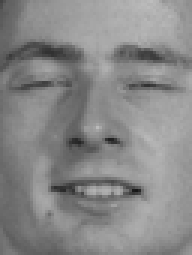
%> input picture hw3/HW3Images/male/04201d182_1.jp2, 64 x 85 px (shown 3 times larger)
$ octave hw3.m   (GNU Octave 9; MATLAB toolbox functions it lacks are replaced by stand-ins)
%> lines starting %> are read from the running program, lines starting %| are printed output that depends on the picture
### hw3/make_gabor.m
function [g1,g2,g3] = make_gabor(img,sigma_arr,theta_arr)
%MAKE_GABOR Creates a bank of 3 Gabor filters
%   Detailed explanation goes here
g1 = [1.333217626774525e-06, 0.006423328387286537, -0.03162732288945499, -0.03901155070683145, 0.0001001092995069366;
 6.105819694676262e-05, -0.03996212190050447, -0.3536963962869281, 0.1066950249630378, 0.000300123402551246;
 -0.0003854078461423601, -0.006242137385118357, 1, -0.006242137385118357, -0.0003854078461423601;
 0.000300123402551246, 0.1066950249630378, -0.3536963962869281, -0.03996212190050447, 6.105819694676262e-05;
 0.0001001092995069366, -0.03901155070683145, -0.03162732288945499, 0.006423328387286537, 1.333217626774525e-06];

g2 = [-0.008269976646932903, -0.01834115923484212, 0.01334183032729926, 0.0003510946109646082, 1.827855352649003e-07;
 0.005001953689906027, -0.08510009205393347, -0.3491049856716489, -0.02070634947064204, -2.39863584073444e-05;
 1.184775336444281e-05, 0.1452544441262339, 1, 0.1452544441262339, 1.184775336444281e-05;
 -2.39863584073444e-05, -0.02070634947064204, -0.3491049856716489, -0.08510009205393347, 0.005001953689906027;
 1.827855352649003e-07, 0.0003510946109646082, 0.01334183032729926, -0.01834115923484212, -0.008269976646932903];

g3 = [0.0005380405895680989, -0.001404833701963294, 0.0005828229256646568, -4.880412295379863e-05, 7.564661354185534e-07;
 -0.02823072351799745, 0.161939623105799, -0.1553763296913129, 0.0301769170525801, -0.001055910519066278;
 0.03531077185513139, -0.4501276428874629, 1, -0.4501276428874629, 0.03531077185513139;
 -0.001055910519066278, 0.0301769170525801, -0.1553763296913129, 0.161939623105799, -0.02823072351799745;
 7.564661354185534e-07, -4.880412295379863e-05, 0.0005828229256646568, -0.001404833701963294, 0.0005380405895680989];

% [39 lines of commented-out code are left out]

end

### hw3/make_gaussian.m
function [g_x,g_y] = make_gaussian(k,sigma)
%MAKE_GAUSSIAN Creates a 2D Gaussian filter
%   Detailed explanation goes here
%two 1D Gaussians
g_x=fspecial('gaussian',[1 k],sigma);
g_y=fspecial('gaussian',[k 1],sigma);

end

### hw3/hw3.m
%Set filter parameters
k = 5;
sigma_g = 3;
sigma = [1 1 1];
theta = [30 45 60];

%Create Filters
[g_x,g_y] = make_gaussian(k,sigma_g);
lap = fspecial('log');

img=im2double(imread('04201d182_1.jp2'));
%> img: size 85x64 double; min 0.0902, max 0.741, mean 0.534
%Go through training images and convolve with filters
img_X=imfilter(img,g_x);
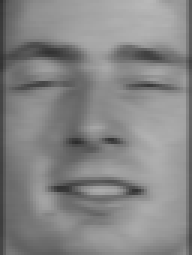
%> img_X: size 85x64 double (shown 3 times larger); min 0.179, max 0.722, mean 0.526
img_XY=imfilter(img_X,g_y);
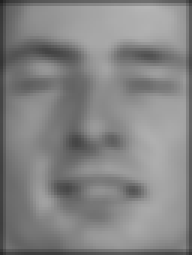
%> img_XY: size 85x64 double (shown 3 times larger); min 0.127, max 0.712, mean 0.519

%Apply Laplacian filter
lap_filtered = imfilter(img,lap);
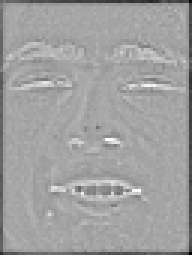
%> lap_filtered: size 85x64 double (shown 3 times larger); min -1.75, max 0.934, mean -0.0539; drawn with min black and max white

%Apply Gabor filter
[g1,g2,g3] = make_gabor(img,sigma,theta);
%> g1 = [1.33e-06 0.00642 -0.0316 -0.039 0.0001; 6.11e-05 -0.04 -0.354 0.107 0.0003; -0.000385 -0.00624 1 -0.00624 -0.000385; 0.0003 0.107 -0.354 -0.04 6.11e-05; 0.0001 -0.039 -0.0316 0.00642 1.33e-06]; g2 = [-0.00827 -0.0183 0.0133 0.000351 1.83e-07; 0.005 -0.0851 -0.349 -0.0207 -2.4e-05; 1.18e-05 0.145 1 0.145 1.18e-05; -2.4e-05 -0.0207 -0.349 -0.0851 0.005; 1.83e-07 0.000351 0.0133 -0.0183 -0.00827]; g3 = [0.000538 -0.0014 0.000583 -4.88e-05 7.56e-07; -0.0282 0.162 -0.155 0.0302 -0.00106; 0.0353 -0.45 1 -0.45 0.0353; -0.00106 0.0302 -0.155 0.162 -0.0282; 7.56e-07 -4.88e-05 0.000583 -0.0014 0.000538]
g1_filt = imfilter(img,g1);
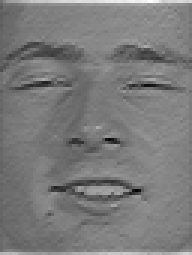
%> g1_filt: size 85x64 double (shown 3 times larger); min -0.146, max 0.482, mean 0.157; drawn with min black and max white
g2_filt = imfilter(img,g2);
g3_filt = imfilter(img,g3);
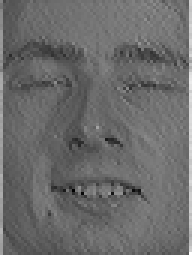
%> g3_filt: size 85x64 double (shown 3 times larger); min -0.0645, max 0.335, mean 0.102; drawn with min black and max white

%Plot example
subplot(2,3,1);
imshow(img)
subplot(2,3,2);
imshow(img_XY);
subplot(2,3,3);
imshow(lap_filtered);
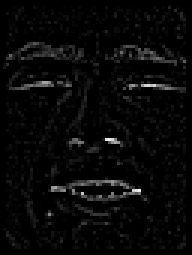
%> displayed picture: size 85x64, on the screen's scale of 0 to 255 (shown 3 times larger); min 0, max 238, mean 8.1
subplot(2,3,4);
imshow(g1_filt);
subplot(2,3,5);
imshow(g2_filt);
subplot(2,3,6);
imshow(g3_filt);
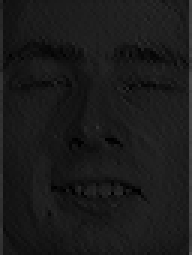
%> displayed picture: size 85x64, on the screen's scale of 0 to 255 (shown 3 times larger); min 0, max 85, mean 26.1

%Loop through male images
files = dir('HW3Images/male/*');
X_male = zeros(51,5*5440);
i=1;
for file = files'
    if(file.name=='.')
        continue
    end
    img = im2double(imread(file.name));
    f1 = reshape(imfilter(imfilter(img,g_x),g_y),1,[]);
    f2 = reshape(imfilter(img,lap),1,[]);
    [g1,g2,g3] = make_gabor(img,sigma,theta);
    f3 = reshape(imfilter(img,g1),1,[]);
    f4 = reshape(imfilter(img,g2),1,[]);
    f5 = reshape(imfilter(img,g3),1,[]);

    X_male(i,:) = [f1 f2 f3 f4 f5];
    i = i+1;
end

%Loop through female images
files = dir('HW3Images/female/*');
X_female = zeros(51,5*5440);
i=1;
for file = files'
    if(file.name=='.')
        continue
    end
    img = im2double(imread(file.name));
    f1 = reshape(imfilter(imfilter(img,g_x),g_y),1,[]);
    f2 = reshape(imfilter(img,lap),1,[]);
    [g1,g2,g3] = make_gabor(img,sigma,theta);
    f3 = reshape(imfilter(img,g1),1,[]);
    f4 = reshape(imfilter(img,g2),1,[]);
    f5 = reshape(imfilter(img,g3),1,[]);

    X_female(i,:) = [f1 f2 f3 f4 f5];
    i = i+1;
end

%Train SVM classifier
X = [X_male;X_female];
y = zeros(1,size(X,1));
y(51:end) = 1;

%> (the run ends here)
